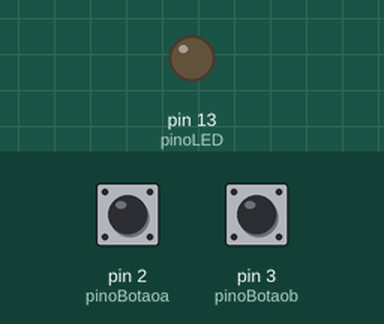
Recording of a sketch running on a simulated Arduino Uno, built with avr-gcc and run on an emulated ATmega328P. Shown: output pins drawn as LEDs (lit = HIGH). Inputs (shaded band) come from the test bench; at power-on: pin 2 (pinoBotaoa) HIGH, pin 3 (pinoBotaob) HIGH.

Above: at 1.2 s.
1.3 s: pin 2 (pinoBotaoa) pulled LOW for 0.15 s
At 2.2 s:
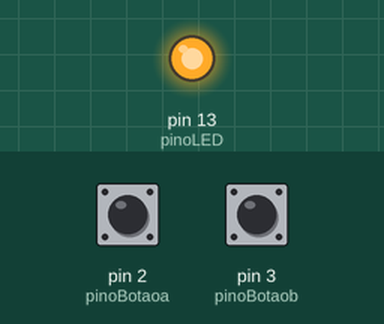
4.4 s: pin 3 (pinoBotaob) pulled LOW for 0.15 s
At 5.6 s:
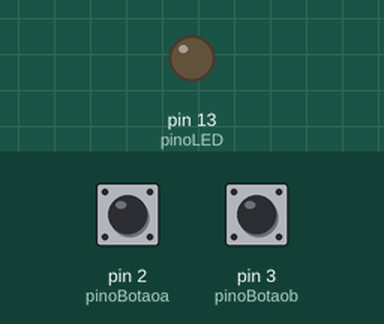
6.0 s: pin 2 (pinoBotaoa) pulled LOW for 1 s
At 7.0 s:
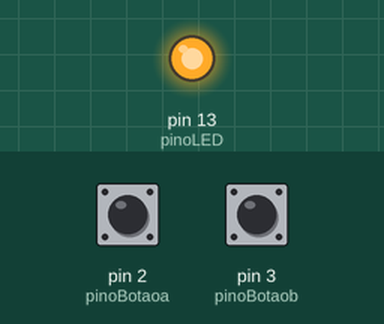
Timing chart, 0 to 12.6 s (numbered marks = the images above; inputs shaded):
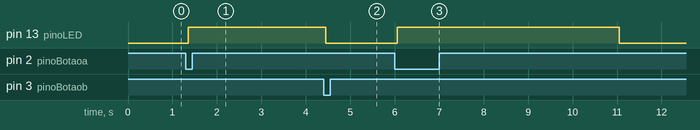

The sketch:

8Temporizador_2_botoes_1_led_tarefa_aula_7.ino
```cpp
//8Temporizador Reversível
const int pinoBotaoa = 2;
const int pinoBotaob = 3;
const int pinoLED   = 13;

// Variáveis de controle de estado
int estadoLED = LOW;
int estadoBotaoa;             // Estado estável atual (será HIGH por padrão no Pull-up)
int ultimoEstadobotaoa = HIGH; // No Pull-up, o estado de repouso é HIGH
int estadoBotaob;
int ultimoEstadobotaob = HIGH;
// Variáveis para o tempo (millis)
unsigned long ultimoTempoDebouncea = 0;
unsigned long ultimoTempoDebounceb = 0;
const long tempoDebounce = 50;

unsigned long ultimoTempoled = 0;
const long tempoligado = 5000;


void setup() {
  // Ativa o resistor interno de Pull-up (dispensa resistor externo no botão)
  pinMode(pinoBotaoa, INPUT_PULLUP);
  pinMode(pinoBotaob, INPUT_PULLUP);

  pinMode(pinoLED, OUTPUT);
  digitalWrite(pinoLED, estadoLED);

  // Inicializa o estado estável como HIGH (solto)
  estadoBotaoa = HIGH;
  estadoBotaob = HIGH;
}

void loop() {
  // 1. Lê o estado bruto do botão
  int leituraa = digitalRead(pinoBotaoa);
  int leiturab = digitalRead(pinoBotaob);

  // 2. Verifica se o sinal mudou (ruído ou início de clique)
  if (leituraa != ultimoEstadobotaoa) {
    ultimoTempoDebouncea = millis(); // Reinicia o cronômetro
  }
  if (leiturab != ultimoEstadobotaob) {
    ultimoTempoDebounceb = millis(); // Reinicia o cronômetro
  }

  // 3. Verifica se o sinal permaneceu o mesmo por tempo suficiente
  if ((millis() - ultimoTempoDebouncea) > tempoDebounce) {

    // Se o sinal estabilizou em um valor diferente do "estadoBotao" anterior
    if (leituraa != estadoBotaoa) {
      estadoBotaoa = leituraa;

      // 4. LÓGICA INVERTIDA: Se o estado estável agora for LOW, significa PRESSIONADO
      if (estadoBotaoa == LOW) {
        estadoLED = HIGH; // Inverte o LED
        ultimoTempoled = millis();
      }
    }
  }
  if (millis() - ultimoTempoled >= tempoligado){
    estadoLED = LOW;
  }
  if ((millis() - ultimoTempoDebounceb) > tempoDebounce) {

    // Se o sinal estabilizou em um valor diferente do "estadoBotao" anterior
    if (leiturab != estadoBotaob) {
      estadoBotaob = leiturab;

      // 4. LÓGICA INVERTIDA: Se o estado estável agora for LOW, significa PRESSIONADO
      if (estadoBotaob == LOW) {
        estadoLED = LOW; // Inverte o LED
      }
    }
  }

  // Atualiza o hardware e a memória para o próximo loop
  digitalWrite(pinoLED, estadoLED);
  ultimoEstadobotaoa = leituraa;
  ultimoEstadobotaob = leiturab;
}
```

Measured:
- after the input at 1.3 s, pin 13 (pinoLED): LOW → HIGH after 0.05 s
- after the input at 4.4 s, pin 13 (pinoLED): HIGH → LOW after 0.05 s
- after the input at 6.0 s, pin 13 (pinoLED): LOW → HIGH after 0.05 s, → LOW 5.0 s later
